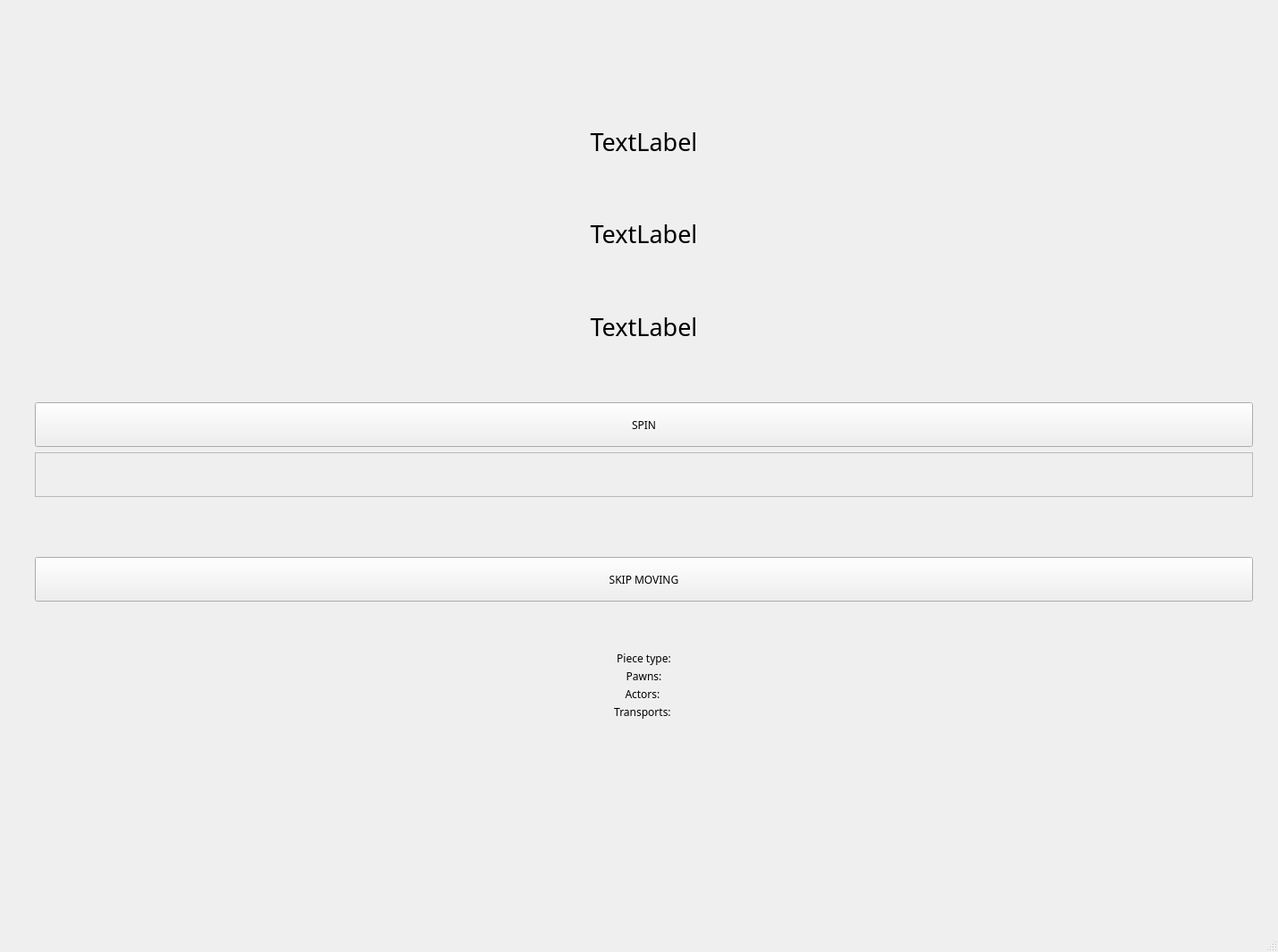
<?xml version="1.0" encoding="UTF-8"?>
<ui version="4.0">
 <class>MainWindow</class>
 <widget class="QMainWindow" name="MainWindow">
  <property name="geometry">
   <rect>
    <x>0</x>
    <y>0</y>
    <width>1430</width>
    <height>1065</height>
   </rect>
  </property>
  <property name="minimumSize">
   <size>
    <width>1430</width>
    <height>1065</height>
   </size>
  </property>
  <property name="font">
   <font>
    <family>Rocks__G</family>
   </font>
  </property>
  <property name="windowTitle">
   <string>Saaripeli</string>
  </property>
  <property name="toolButtonStyle">
   <enum>Qt::ToolButtonIconOnly</enum>
  </property>
  <widget class="QWidget" name="centralwidget">
   <widget class="QWidget" name="horizontalWidget" native="true">
    <property name="geometry">
     <rect>
      <x>30</x>
      <y>10</y>
      <width>1381</width>
      <height>1001</height>
     </rect>
    </property>
    <property name="minimumSize">
     <size>
      <width>0</width>
      <height>0</height>
     </size>
    </property>
    <layout class="QHBoxLayout" name="viewLayout">
     <item>
      <widget class="QWidget" name="infoWidget" native="true">
       <property name="minimumSize">
        <size>
         <width>200</width>
         <height>0</height>
        </size>
       </property>
       <layout class="QVBoxLayout" name="infoLayout">
        <item>
         <spacer name="verticalSpacer_9">
          <property name="orientation">
           <enum>Qt::Vertical</enum>
          </property>
          <property name="sizeHint" stdset="0">
           <size>
            <width>20</width>
            <height>40</height>
           </size>
          </property>
         </spacer>
        </item>
        <item>
         <spacer name="verticalSpacer_3">
          <property name="orientation">
           <enum>Qt::Vertical</enum>
          </property>
          <property name="sizeHint" stdset="0">
           <size>
            <width>20</width>
            <height>40</height>
           </size>
          </property>
         </spacer>
        </item>
        <item>
         <widget class="QLabel" name="currentPlayer">
          <property name="font">
           <font>
            <family>Rocks__G</family>
            <pointsize>20</pointsize>
           </font>
          </property>
          <property name="text">
           <string>TextLabel</string>
          </property>
          <property name="alignment">
           <set>Qt::AlignCenter</set>
          </property>
         </widget>
        </item>
        <item>
         <spacer name="verticalSpacer_4">
          <property name="orientation">
           <enum>Qt::Vertical</enum>
          </property>
          <property name="sizeHint" stdset="0">
           <size>
            <width>20</width>
            <height>40</height>
           </size>
          </property>
         </spacer>
        </item>
        <item>
         <widget class="QLabel" name="currentGamePhase">
          <property name="font">
           <font>
            <family>Rocks__G</family>
            <pointsize>20</pointsize>
           </font>
          </property>
          <property name="text">
           <string>TextLabel</string>
          </property>
          <property name="alignment">
           <set>Qt::AlignCenter</set>
          </property>
         </widget>
        </item>
        <item>
         <spacer name="verticalSpacer_5">
          <property name="orientation">
           <enum>Qt::Vertical</enum>
          </property>
          <property name="sizeHint" stdset="0">
           <size>
            <width>20</width>
            <height>40</height>
           </size>
          </property>
         </spacer>
        </item>
        <item>
         <widget class="QLabel" name="movesLeft">
          <property name="font">
           <font>
            <family>Rocks__G</family>
            <pointsize>20</pointsize>
           </font>
          </property>
          <property name="text">
           <string>TextLabel</string>
          </property>
          <property name="alignment">
           <set>Qt::AlignCenter</set>
          </property>
         </widget>
        </item>
        <item>
         <spacer name="verticalSpacer_6">
          <property name="orientation">
           <enum>Qt::Vertical</enum>
          </property>
          <property name="sizeHint" stdset="0">
           <size>
            <width>20</width>
            <height>40</height>
           </size>
          </property>
         </spacer>
        </item>
        <item>
         <widget class="QPushButton" name="spinWheelButton">
          <property name="enabled">
           <bool>true</bool>
          </property>
          <property name="minimumSize">
           <size>
            <width>0</width>
            <height>50</height>
           </size>
          </property>
          <property name="text">
           <string>SPIN</string>
          </property>
         </widget>
        </item>
        <item>
         <widget class="QLabel" name="spinInfo">
          <property name="enabled">
           <bool>true</bool>
          </property>
          <property name="minimumSize">
           <size>
            <width>150</width>
            <height>50</height>
           </size>
          </property>
          <property name="font">
           <font>
            <pointsize>13</pointsize>
           </font>
          </property>
          <property name="frameShape">
           <enum>QFrame::StyledPanel</enum>
          </property>
          <property name="lineWidth">
           <number>1</number>
          </property>
          <property name="text">
           <string/>
          </property>
          <property name="alignment">
           <set>Qt::AlignCenter</set>
          </property>
          <property name="wordWrap">
           <bool>false</bool>
          </property>
         </widget>
        </item>
        <item>
         <spacer name="verticalSpacer_8">
          <property name="orientation">
           <enum>Qt::Vertical</enum>
          </property>
          <property name="sizeHint" stdset="0">
           <size>
            <width>20</width>
            <height>40</height>
           </size>
          </property>
         </spacer>
        </item>
        <item>
         <widget class="QPushButton" name="skipButton">
          <property name="minimumSize">
           <size>
            <width>0</width>
            <height>50</height>
           </size>
          </property>
          <property name="text">
           <string>SKIP MOVING</string>
          </property>
         </widget>
        </item>
        <item>
         <widget class="QWidget" name="hexInfo" native="true">
          <layout class="QVBoxLayout" name="VerticalLayout_2" stretch="0,0,0,0,0">
           <property name="spacing">
            <number>3</number>
           </property>
           <item>
            <spacer name="verticalSpacer_2">
             <property name="orientation">
              <enum>Qt::Vertical</enum>
             </property>
             <property name="sizeHint" stdset="0">
              <size>
               <width>20</width>
               <height>40</height>
              </size>
             </property>
            </spacer>
           </item>
           <item>
            <widget class="QLabel" name="hexPieceType">
             <property name="text">
              <string>Piece type:</string>
             </property>
             <property name="alignment">
              <set>Qt::AlignCenter</set>
             </property>
            </widget>
           </item>
           <item>
            <widget class="QLabel" name="hexPawns">
             <property name="text">
              <string>Pawns:</string>
             </property>
             <property name="alignment">
              <set>Qt::AlignCenter</set>
             </property>
            </widget>
           </item>
           <item>
            <widget class="QLabel" name="hexActors">
             <property name="text">
              <string>Actors: </string>
             </property>
             <property name="alignment">
              <set>Qt::AlignCenter</set>
             </property>
            </widget>
           </item>
           <item>
            <widget class="QLabel" name="hexTransports">
             <property name="text">
              <string>Transports: </string>
             </property>
             <property name="alignment">
              <set>Qt::AlignCenter</set>
             </property>
            </widget>
           </item>
          </layout>
         </widget>
        </item>
        <item>
         <spacer name="verticalSpacer">
          <property name="orientation">
           <enum>Qt::Vertical</enum>
          </property>
          <property name="sizeHint" stdset="0">
           <size>
            <width>208</width>
            <height>128</height>
           </size>
          </property>
         </spacer>
        </item>
        <item>
         <spacer name="verticalSpacer_7">
          <property name="orientation">
           <enum>Qt::Vertical</enum>
          </property>
          <property name="sizeHint" stdset="0">
           <size>
            <width>20</width>
            <height>40</height>
           </size>
          </property>
         </spacer>
        </item>
       </layout>
      </widget>
     </item>
    </layout>
   </widget>
  </widget>
  <widget class="QMenuBar" name="menubar">
   <property name="geometry">
    <rect>
     <x>0</x>
     <y>0</y>
     <width>1430</width>
     <height>20</height>
    </rect>
   </property>
  </widget>
  <widget class="QStatusBar" name="statusbar"/>
 </widget>
 <resources/>
 <connections/>
</ui>
